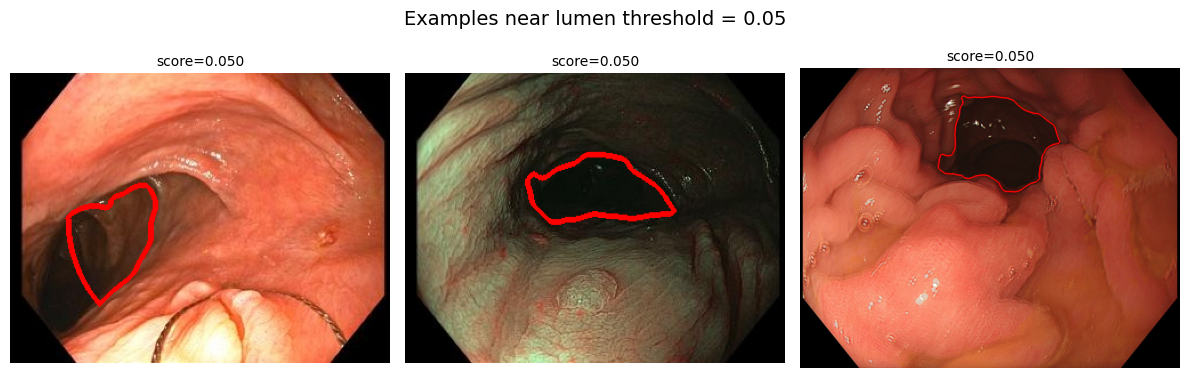
#> input picture files/latex2daEntrega/img/lumen_05.png, 1189 x 378 px
$ python -i quality_filters.py   (imports and definitions only)   (Python 2 division)   (older library calls are emulated)
#> lines starting #> are read from the running program, lines starting #| are printed output that depends on the picture
"""
Image-quality metric and filtering helpers.
"""

from __future__ import annotations

from dataclasses import dataclass
from pathlib import Path

import cv2
import numpy as np
import pandas as pd


@dataclass(slots=True)
class FilterParams:
    """Thresholds used to decide whether an image is discarded."""

    darkness_threshold: float = 45.0
    uniformity_threshold: float = 4.0
    blur_threshold: float = 30.0


# [71 lines left out: functions add_darkness_values, add_uniformity_values, not called in this run]


def add_blur_values(
    dataframe: pd.DataFrame,
    image_column: str = "filename",
    output_column: str = "laplacian_variance",
    images_dir: str | Path = "data/phase2/frames",
    fov_radius_ratio: float = 0.8,
    use_full_image: bool = True,
) -> pd.DataFrame:
    """
    Calculate the blur value of each frame and save it in the dataframe.

    The stored value is the variance of the Laplacian in grayscale. By default
    it is computed over the full image, but it can also be restricted to a
    circular central field of view.
    """

    images_dir = Path(images_dir)
    dataframe = dataframe.copy()
    dataframe[output_column] = np.nan

    for index, row in dataframe.iterrows():
        image_path = Path(row[image_column])

        if not image_path.exists():
            image_path = images_dir / image_path

        image = cv2.imread(str(image_path), cv2.IMREAD_COLOR)
        if image is None or image.size == 0:
            raise ValueError(f"Could not read image from path: {image_path}")

        gray_image = cv2.cvtColor(image, cv2.COLOR_BGR2GRAY)

        if use_full_image:
            laplacian = cv2.Laplacian(gray_image, cv2.CV_64F)
            laplacian_values = laplacian.flatten()
            laplacian_variance = (
                float(laplacian_values.var()) if laplacian_values.size else 0.0
            )
        else:
            # Historical variant computed entropy over the central field of view.
            height, width = gray_image.shape
            center = (width // 2, height // 2)
            radius = max(int(min(height, width) * 0.5 * fov_radius_ratio), 1)

            fov_mask = np.zeros_like(gray_image, dtype=np.uint8)
            cv2.circle(fov_mask, center, radius, 255, -1)

            laplacian = cv2.Laplacian(gray_image, cv2.CV_64F)
            laplacian_values = laplacian[fov_mask > 0]
            laplacian_variance = (
                float(laplacian_values.var()) if laplacian_values.size else 0.0
            )

        dataframe.at[index, output_column] = laplacian_variance

    return dataframe


# [27 lines left out: functions evaluate_darkness_filter, evaluate_uniformity_filter, evaluate_blur_filter, not called in this run]

>>> import cv2
>>> picture = cv2.imread('../files/latex2daEntrega/img/lumen_05.png', cv2.IMREAD_GRAYSCALE)
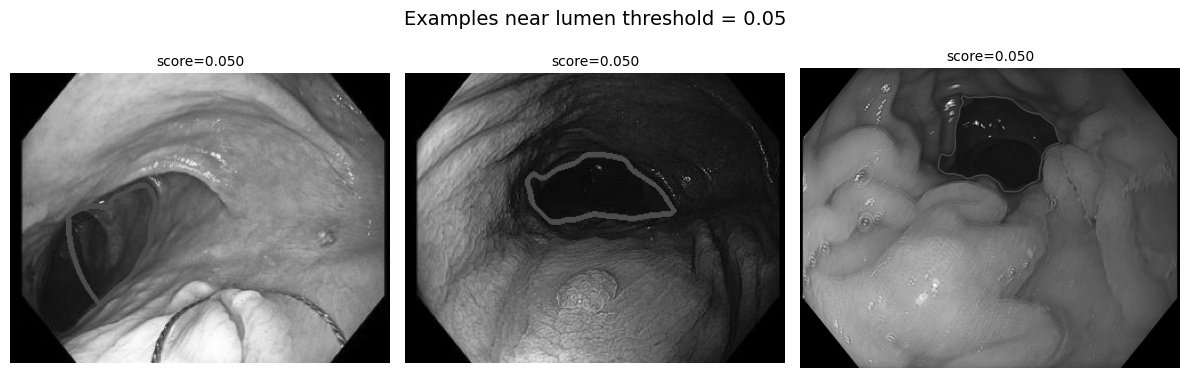
#> picture: shape (378, 1189); min 0, max 255, mean 129.8
>>> result = add_blur_values(picture)
#> (the run stopped early here; a loop or call above may not have finished)

$ run again, on files/latex2daEntrega/img/lumen_06.png
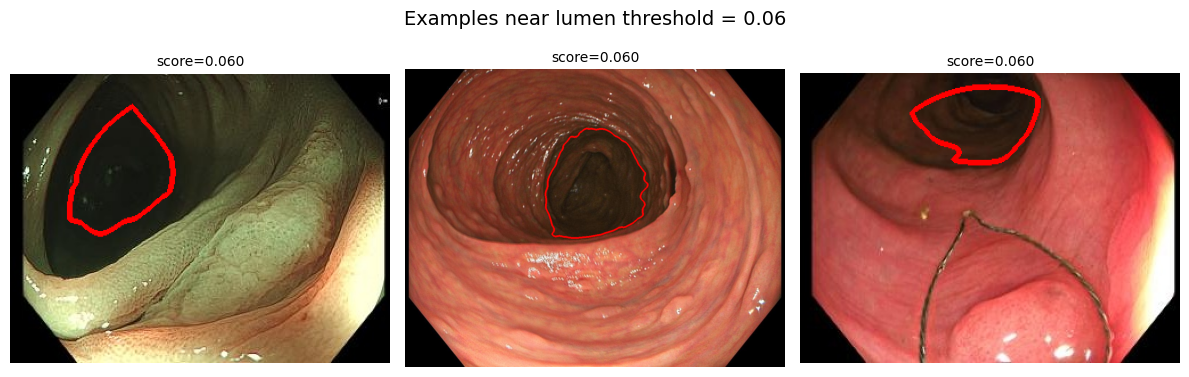
#> input picture files/latex2daEntrega/img/lumen_06.png, 1189 x 377 px
#> `picture = cv2.imread('../files/latex2daEntrega/img/lumen_05.png', cv2...`:
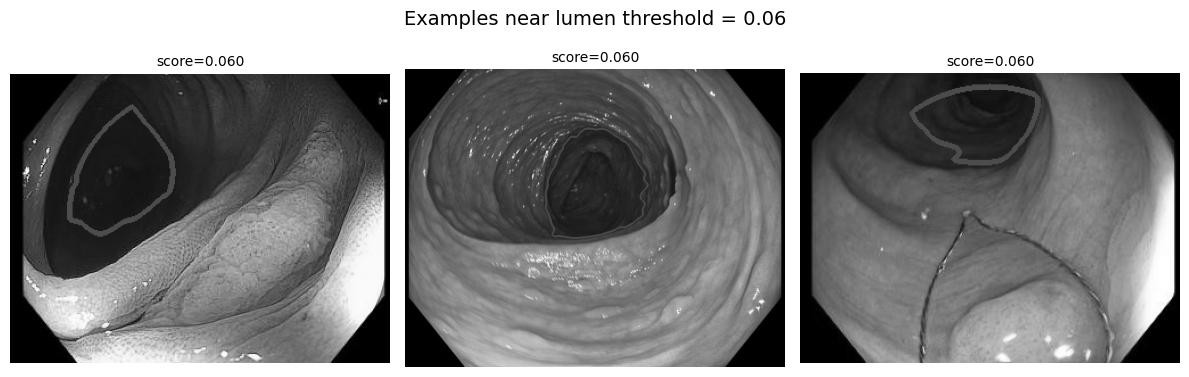
#> picture: shape (377, 1189); min 0, max 255, mean 133

$ run again, on files/latex2daEntrega/img/lumen_07.png
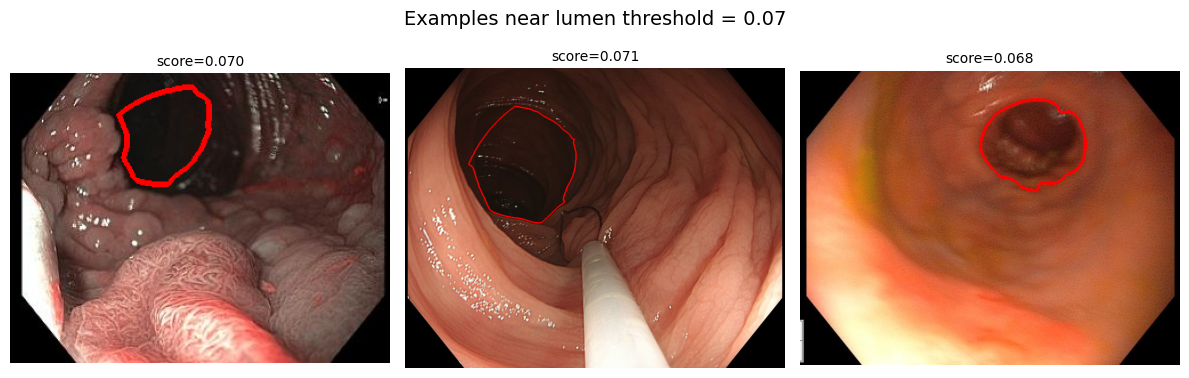
#> input picture files/latex2daEntrega/img/lumen_07.png, 1189 x 378 px
#> `picture = cv2.imread('../files/latex2daEntrega/img/lumen_05.png', cv2...`:
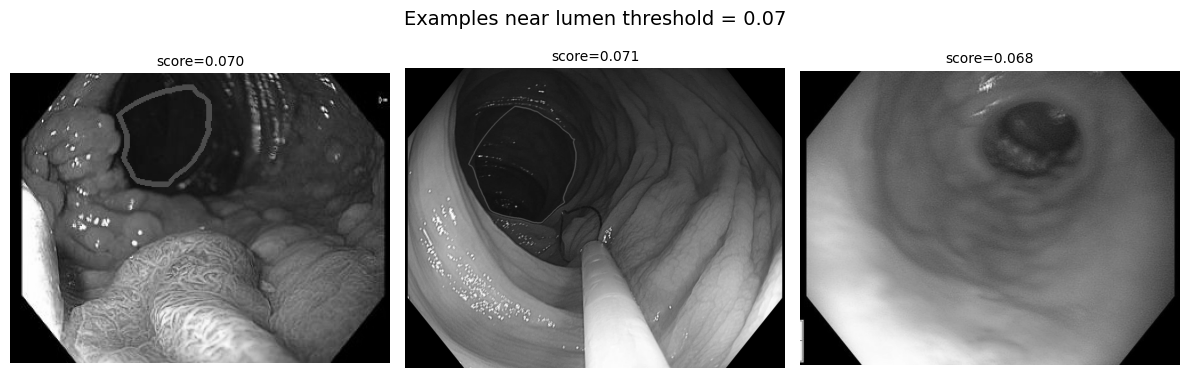
#> picture: shape (378, 1189); min 0, max 255, mean 131.4

$ run again, on files/latex2daEntrega/img/uniform_63.png
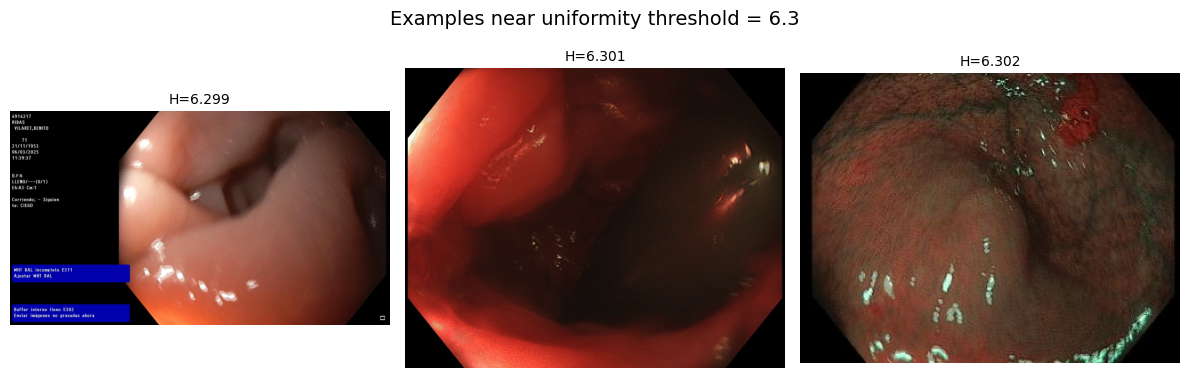
#> input picture files/latex2daEntrega/img/uniform_63.png, 1189 x 378 px
#> `picture = cv2.imread('../files/latex2daEntrega/img/lumen_05.png', cv2...`:
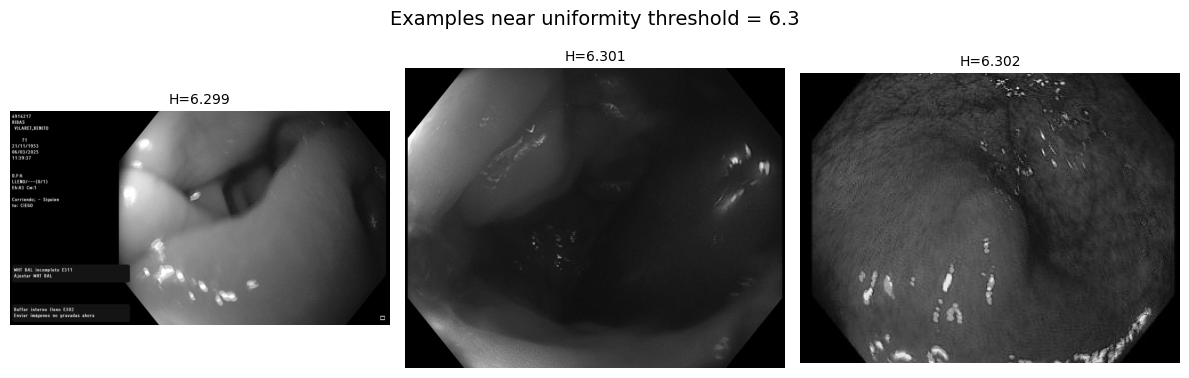
#> picture: shape (378, 1189); min 0, max 255, mean 115.9
